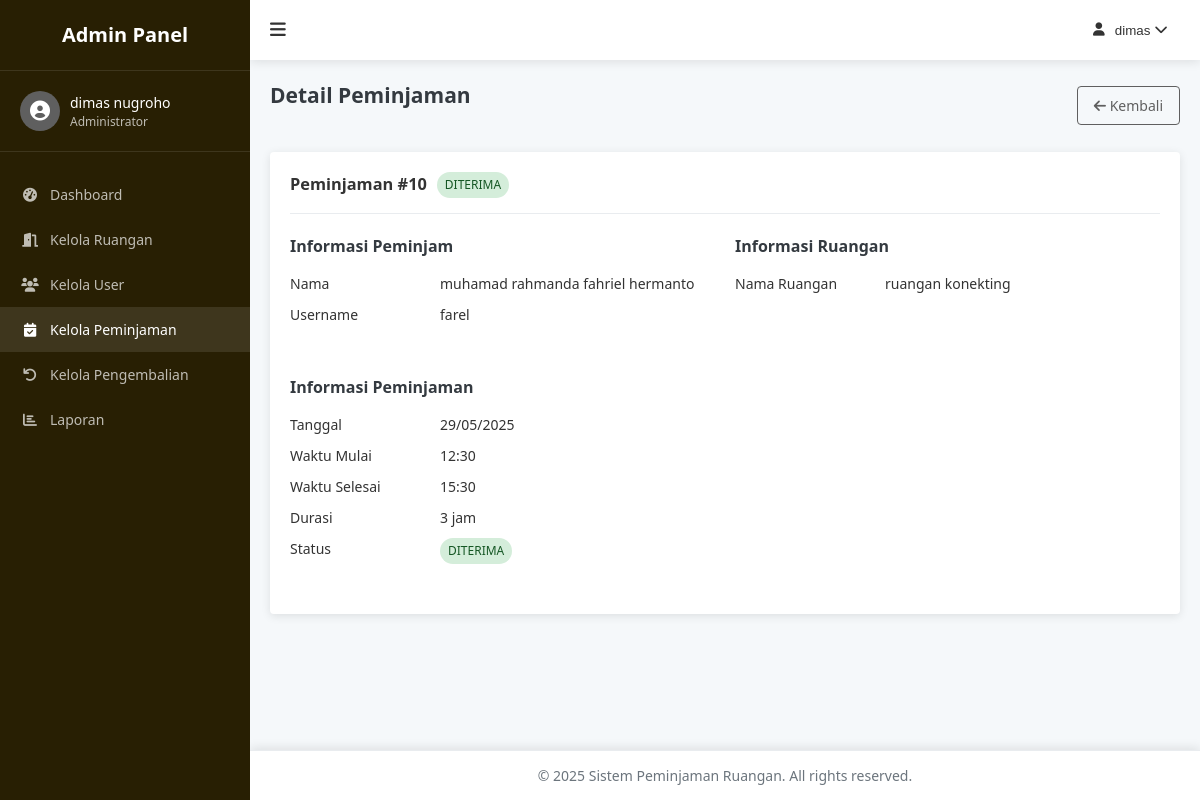
The page /admin/booking-detail.php?id=10 (signed in) on the database its author committed.
### tables this page shows
CREATE TABLE `peminjaman_ruangan` (
  `peminjaman_id` int NOT NULL,
  `user_id` int NOT NULL,
  `ruangan_id` int NOT NULL,
  `tanggal` varchar(500) NOT NULL,
  `waktu_mulai` varchar(60) NOT NULL,
  `durasi_pinjam` varchar(20) NOT NULL,
  `waktu_selesai` varchar(40) NOT NULL,
  `status` varchar(100) NOT NULL,
  `return_status` enum('BELUM_DIKEMBALIKAN','PENGAJUAN','DIKEMBALIKAN') DEFAULT 'BELUM_DIKEMBALIKAN',
  `return_date` datetime DEFAULT NULL,
  `return_condition` text
);

CREATE TABLE `users` (
  `user_id` int NOT NULL,
  `id_card` varchar(22) NOT NULL,
  `username` varchar(11) NOT NULL,
  `password` varchar(60) NOT NULL,
  `role` varchar(40) NOT NULL,
  `jenis_pengguna` varchar(50) NOT NULL,
  `nama_lengkap` varchar(100) NOT NULL
);

CREATE TABLE `ruangan` (
  `ruangan_id` int NOT NULL,
  `nama_ruangan` varchar(200) NOT NULL,
  `lokasi` varchar(400) NOT NULL,
  `kapasitas` int NOT NULL
);

### config/functions.php (called while the page is built, shortened)
<?php
function sanitize($data) {
    global $conn;
    $data = trim($data);
    $data = stripslashes($data);
    $data = htmlspecialchars($data);
    $data = $conn->real_escape_string($data);
    return $data;
}
function getBookingById($id) {
    global $conn;
    $id = sanitize($id);
    $query = "SELECT p.*, u.username, u.nama_lengkap, r.nama_ruangan
              FROM peminjaman_ruangan p
              JOIN users u ON p.user_id = u.user_id
              JOIN ruangan r ON p.ruangan_id = r.ruangan_id
              WHERE p.peminjaman_id = '$id'";
    $result = $conn->query($query);
    if ($result->num_rows === 1) {
        return $result->fetch_assoc();
    }
    return false;
}
?>

### admin/booking-detail.php (the view, shortened to what this page needs)
<?php
require_once '../config/database.php';
require_once '../config/functions.php';
$bookingId = $_GET['id'];
$booking = getBookingById($bookingId);
?>
<!DOCTYPE html>
<html lang="en">
<head>
    <link rel="stylesheet" href="../assets/css/style.css">
    <link rel="stylesheet" href="../assets/css/admin.css">
    <link rel="stylesheet" href="https://cdnjs.cloudflare.com/ajax/libs/font-awesome/6.0.0-beta3/css/all.min.css">
</head>
<body>
    <div class="admin-container">
        <?php include 'includes/sidebar.php'; ?>
        <div class="admin-content">
            <?php include 'includes/header.php'; ?>
            <main class="admin-main">
                <div class="page-header">
                    <h2>Detail Peminjaman</h2>
                    <a href="bookings.php" class="btn btn-outline">
                        <i class="fas fa-arrow-left"></i> Kembali
                    </a>
                </div>
                <div class="detail-container">
                    <div class="detail-header">
                        <div class="detail-title">
                            <h3>Peminjaman #<?php echo $booking['peminjaman_id']; ?></h3>
                            <span class="status-badge status-<?php echo strtolower($booking['status']); ?>">
                                <?php echo $booking['status']; ?>
                            </span>
                        </div>
                    </div>
                    <div class="detail-sections">
                        <div class="detail-section">
                            <h4>Informasi Peminjam</h4>
                            <div class="detail-item">
                                <div class="detail-label">Nama</div>
                                <div class="detail-value"><?php echo $booking['nama_lengkap']; ?></div>
                            </div>
                            <div class="detail-item">
                                <div class="detail-label">Username</div>
                                <div class="detail-value"><?php echo $booking['username']; ?></div>
                            </div>
                        </div>
                        <div class="detail-section">
                            <h4>Informasi Ruangan</h4>
                            <div class="detail-item">
                                <div class="detail-label">Nama Ruangan</div>
                                <div class="detail-value"><?php echo $booking['nama_ruangan']; ?></div>
                            </div>
                        </div>
                        <div class="detail-section">
                            <h4>Informasi Peminjaman</h4>
                            <div class="detail-item">
                                <div class="detail-label">Tanggal</div>
                                <div class="detail-value"><?php echo date('d/m/Y', strtotime($booking['tanggal'])); ?></div>
                            </div>
                            <div class="detail-item">
                                <div class="detail-label">Waktu Mulai</div>
                                <div class="detail-value"><?php echo $booking['waktu_mulai']; ?></div>
                            </div>
                            <div class="detail-item">
                                <div class="detail-label">Waktu Selesai</div>
                                <div class="detail-value"><?php echo $booking['waktu_selesai']; ?></div>
                            </div>
                            <div class="detail-item">
                                <div class="detail-label">Durasi</div>
                                <div class="detail-value"><?php echo $booking['durasi_pinjam']; ?> jam</div>
                            </div>
                            <div class="detail-item">
                                <div class="detail-label">Status</div>
                                <div class="detail-value">
                                    <span class="status-badge status-<?php echo strtolower($booking['status']); ?>">
                                        <?php echo $booking['status']; ?>
                                    </span>
                                </div>
                            </div>
                        </div>
                    </div>
                </div>
            </main>
            <?php include 'includes/footer.php'; ?>
        </div>
    </div>
</body>
</html>

### assets/css/style.css (style rules this page uses)
:root { --primary-color: #5f5f5f; --primary-dark: #3a56d4; --secondary-color: #6c757d; --success-color: #28a745; --danger-color: #dc3545; --warning-color: #ffc107; --info-color: #17a2b8; --light-color: #f8f9fa; --dark-color: #343a40; --body-bg: #f5f8fa; --card-bg: #ffffff; --text-color: #333333; --border-color: #e9ecef; --sidebar-width: 250px; --header-height: 60px; --footer-height: 50px; --border-radius: 4px; --box-shadow: 0 2px 10px rgba(0, 0, 0, 0.1); --transition: all 0.3s ease; }
* { margin: 0; padding: 0; box-sizing: border-box; }
body { font-family: "Segoe UI", Tahoma, Geneva, Verdana, sans-serif; font-size: 14px; line-height: 1.5; color: var(--text-color); background-color: var(--body-bg); }
a { color: var(--primary-color); text-decoration: none; transition: var(--transition); }
main { padding: 30px 0; }
.btn { display: inline-block; font-weight: 500; text-align: center; white-space: nowrap; vertical-align: middle; user-select: none; border: 1px solid transparent; padding: 8px 16px; font-size: 14px; line-height: 1.5; border-radius: var(--border-radius); transition: var(--transition); cursor: pointer; }
.btn-outline { color: var(--primary-color); background-color: transparent; border-color: var(--primary-color); }
.status-badge { display: inline-block; padding: 4px 8px; border-radius: var(--border-radius); font-size: 12px; font-weight: 500; text-transform: uppercase; }
.status-diterima { background-color: #28a745; color: #fff; }

### assets/css/admin.css (style rules this page uses)
.admin-container { display: flex; min-height: 100vh; }
.admin-content { flex: 1; margin-left: var(--sidebar-width); transition: var(--transition); }
.admin-main { padding: 20px; min-height: calc(100vh - var(--header-height) - var(--footer-height)); }
.admin-main h2 { margin-bottom: 20px; color: var(--dark-color); }
.status-badge { display: inline-block; padding: 4px 8px; border-radius: 20px; font-size: 12px; font-weight: 500; }
.status-diterima { background-color: #d4edda; color: #155724; }
.page-header { display: flex; justify-content: space-between; align-items: center; margin-bottom: 20px; }
.detail-container { background-color: var(--card-bg); border-radius: var(--border-radius); padding: 20px; box-shadow: var(--box-shadow); }
.detail-header { display: flex; justify-content: space-between; align-items: center; margin-bottom: 20px; padding-bottom: 15px; border-bottom: 1px solid var(--border-color); }
.detail-title { display: flex; align-items: center; }
.detail-title h3 { margin-right: 10px; }
.detail-sections { display: grid; grid-template-columns: repeat(auto-fit, minmax(300px, 1fr)); gap: 20px; }
.detail-section { margin-bottom: 20px; }
.detail-section h4 { margin-bottom: 15px; font-size: 16px; color: var(--dark-color); }
.detail-item { display: flex; margin-bottom: 10px; }
.detail-label { width: 150px; font-weight: 500; }
.detail-value { flex: 1; }

### rows shown on the page
peminjaman_ruangan: peminjaman_id "10", status "DITERIMA", user.nama_lengkap "muhamad rahmanda fahriel hermanto", user.username "farel", ruangan.nama_ruangan "ruangan konekting", tanggal "29/05/2025", waktu_mulai "12:30", waktu_selesai "15:30", durasi_pinjam "3"

### other values the page prints
$_SESSION['nama_lengkap'] "dimas nugroho"
$_SESSION['username'] "dimas"
